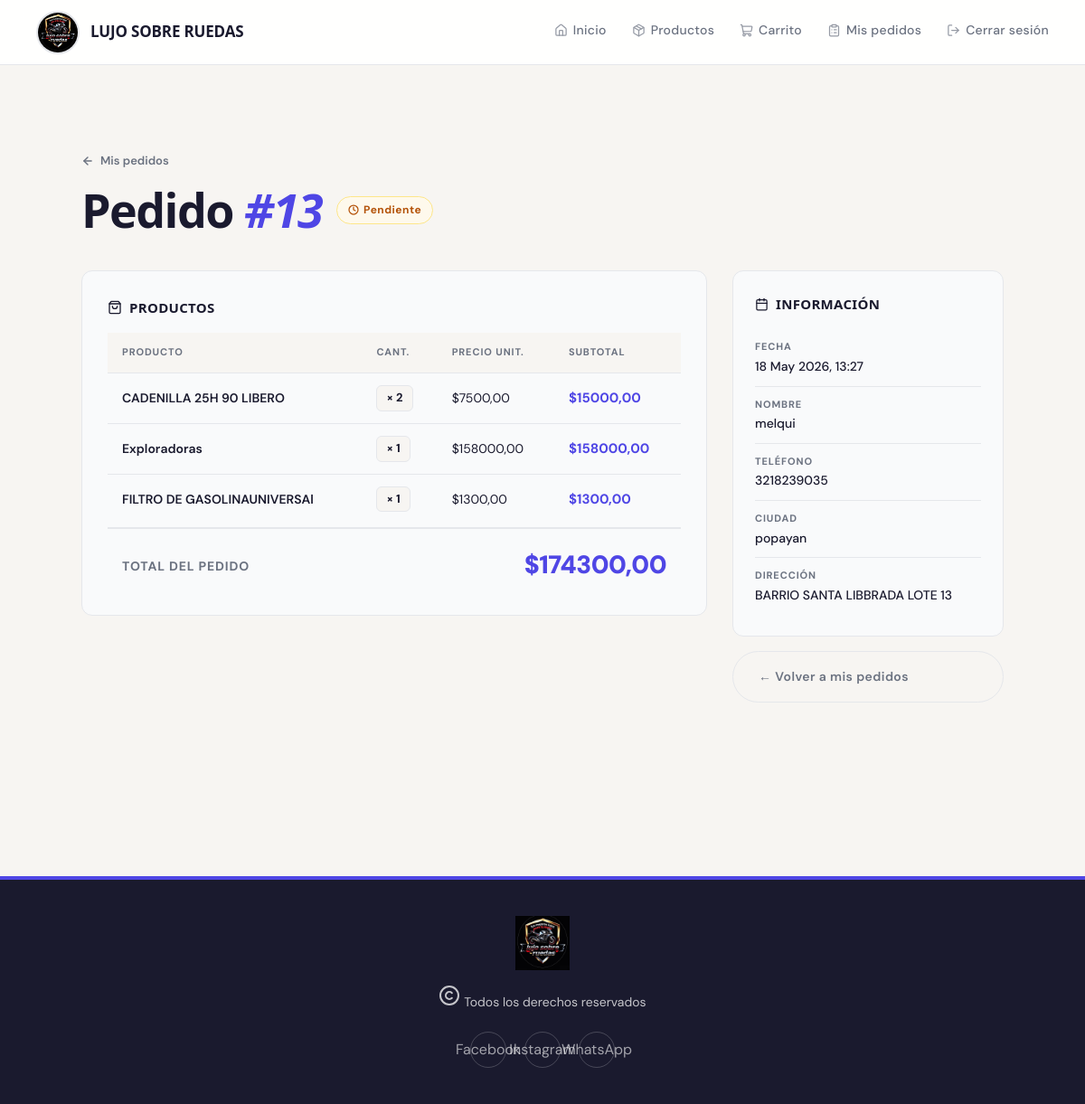
The page /pedido/13/ (signed in) on the database its author committed.
### TiendaApp/models.py (models this page shows, shortened)
class Pedido(models.Model):
    ESTADOS = (
        ('pendiente', 'Pendiente'),
        ('procesando', 'Procesando'),
        ('enviado', 'Enviado'),
        ('entregado', 'Entregado'),
    )
    usuario = models.ForeignKey(
        User,
        on_delete=models.CASCADE
    )
    nombre = models.CharField(max_length=200)
    email = models.EmailField()
    telefono = models.CharField(max_length=20)
    direccion = models.TextField()
    ciudad = models.CharField(max_length=100)
    total = models.DecimalField(
        max_digits=10,
        decimal_places=2
    )
    estado = models.CharField(
        max_length=20,
        choices=ESTADOS,
        default='pendiente'
    )
    fecha = models.DateTimeField(auto_now_add=True)

class DetallePedido(models.Model):
    pedido = models.ForeignKey(
        Pedido,
        on_delete=models.CASCADE
    )
    producto = models.ForeignKey(
        Producto,
        on_delete=models.CASCADE
    )
    cantidad = models.IntegerField()
    precio = models.DecimalField(
        max_digits=10,
        decimal_places=2
    )
    subtotal = models.DecimalField(
        max_digits=10,
        decimal_places=2
    )

class Producto(models.Model):
    nombre = models.CharField(max_length=200)
    slug = models.SlugField(
        unique=True,
        blank=True
    )
    descripcion = models.TextField()
    precio = models.DecimalField(
        max_digits=10,
        decimal_places=2
    )
    imagen = models.ImageField(
        upload_to='productos/'
    )
    disponible = models.BooleanField(default=True)
    fecha_creacion = models.DateTimeField(auto_now_add=True)

### TiendaApp/views.py (the view)
@login_required
def detalle_pedido(request, pedido_id):
    pedido = get_object_or_404(
        Pedido,
        id=pedido_id,
        usuario=request.user
    )
    detalles = DetallePedido.objects.filter(
        pedido=pedido
    )
    return render(
        request,
        'TiendaApp/detalle_pedido.html',
        {
            'pedido': pedido,
            'detalles': detalles
        }
    )

### TiendaApp/templates/tiendaApp/detalle_pedido.html (shortened to what this page needs)
{% extends 'TiendaApp/base.html' %}
{% block content %}
<section class="detalle-pedido">
    <div class="detalle-pedido-header">
        <a href="/mis-pedidos/" class="pedido-back">
            <svg xmlns="http://www.w3.org/2000/svg" width="14" height="14" viewBox="0 0 24 24" fill="none" stroke="currentColor" stroke-width="2.5" stroke-linecap="round" stroke-linejoin="round"><path d="M19 12H5"/><path d="M12 19l-7-7 7-7"/></svg>
            Mis pedidos
        </a>
        <div class="detalle-pedido-titulo-row">
            <h1 class="detalle-pedido-titulo">Pedido <em>#{{ pedido.id }}</em></h1>
            <span class="pedido-estado pedido-estado--{{ pedido.estado|lower }}">
                {% if pedido.estado == 'pendiente' %}
                    <svg xmlns="http://www.w3.org/2000/svg" width="12" height="12" viewBox="0 0 24 24" fill="none" stroke="currentColor" stroke-width="2.5" stroke-linecap="round" stroke-linejoin="round"><circle cx="12" cy="12" r="10"/><polyline points="12 6 12 12 16 14"/></svg>
                {% elif pedido.estado == 'entregado' %}
                    <svg xmlns="http://www.w3.org/2000/svg" width="12" height="12" viewBox="0 0 24 24" fill="none" stroke="currentColor" stroke-width="2.5" stroke-linecap="round" stroke-linejoin="round"><polyline points="20 6 9 17 4 12"/></svg>
                {% endif %}
                {{ pedido.estado|capfirst }}
            </span>
        </div>
    </div>
    <div class="detalle-pedido-layout">
        <div class="detalle-pedido-productos">
            <h2 class="detalle-seccion-titulo">
                <svg xmlns="http://www.w3.org/2000/svg" width="16" height="16" viewBox="0 0 24 24" fill="none" stroke="currentColor" stroke-width="2" stroke-linecap="round" stroke-linejoin="round"><path d="M6 2 3 6v14a2 2 0 0 0 2 2h14a2 2 0 0 0 2-2V6l-3-4z"/><line x1="3" y1="6" x2="21" y2="6"/><path d="M16 10a4 4 0 0 1-8 0"/></svg>
                Productos
            </h2>
            <table>
                <thead>
                    <tr>
                        <th>Producto</th>
                        <th>Cant.</th>
                        <th>Precio unit.</th>
                        <th>Subtotal</th>
                    </tr>
                </thead>
                <tbody>
                    {% for item in detalles %}
                    <tr>
                        <td class="td-nombre-producto">{{ item.producto.nombre }}</td>
                        <td>
                            <span class="qty-badge">× {{ item.cantidad }}</span>
                        </td>
                        <td>${{ item.precio }}</td>
                        <td class="td-subtotal">${{ item.subtotal }}</td>
                    </tr>
                    {% endfor %}
                </tbody>
            </table>
            <div class="detalle-total-row">
                <span>Total del pedido</span>
                <span class="detalle-total-valor">${{ pedido.total }}</span>
            </div>
        </div>
        <aside class="detalle-pedido-info">
            <div class="pedido-info-card">
                <h3 class="detalle-seccion-titulo">
                    Información
                </h3>
                <div class="pedido-info-fila">
                    <span class="pedido-info-label">Fecha</span>
                    <span class="pedido-info-valor">{{ pedido.fecha|date:"d M Y, H:i" }}</span>
                </div>
                <div class="pedido-info-fila">
                    <span class="pedido-info-label">Nombre</span>
                    <span class="pedido-info-valor">{{ pedido.nombre }}</span>
                </div>
                <div class="pedido-info-fila">
                    <span class="pedido-info-label">Teléfono</span>
                    <span class="pedido-info-valor">{{ pedido.telefono }}</span>
                </div>
                <div class="pedido-info-fila">
                    <span class="pedido-info-label">Ciudad</span>
                    <span class="pedido-info-valor">{{ pedido.ciudad }}</span>
                </div>
                <div class="pedido-info-fila">
                    <span class="pedido-info-label">Dirección</span>
                    <span class="pedido-info-valor">{{ pedido.direccion }}</span>
                </div>
            </div>
            <a href="/mis-pedidos/" class="btn-ghost" style="text-align:center;">
                ← Volver a mis pedidos
            </a>
        </aside>
    </div>
</section>
{% endblock %}

### rows shown on the page
Pedido: id "13", estado "Pendiente", total "174300,00", fecha "18 May 2026, 13:27", nombre "melqui", telefono "3218239035", ciudad "popayan", direccion "BARRIO SANTA LIBBRADA LOTE 13"
DetallePedido: producto.nombre "CADENILLA 25H 90 LIBERO", cantidad "2", precio "7500,00", subtotal "15000,00"
DetallePedido: producto.nombre "Exploradoras", cantidad "1", precio "158000,00", subtotal "158000,00"
DetallePedido: producto.nombre "FILTRO DE GASOLINAUNIVERSAl", cantidad "1", precio "1300,00", subtotal "1300,00"
